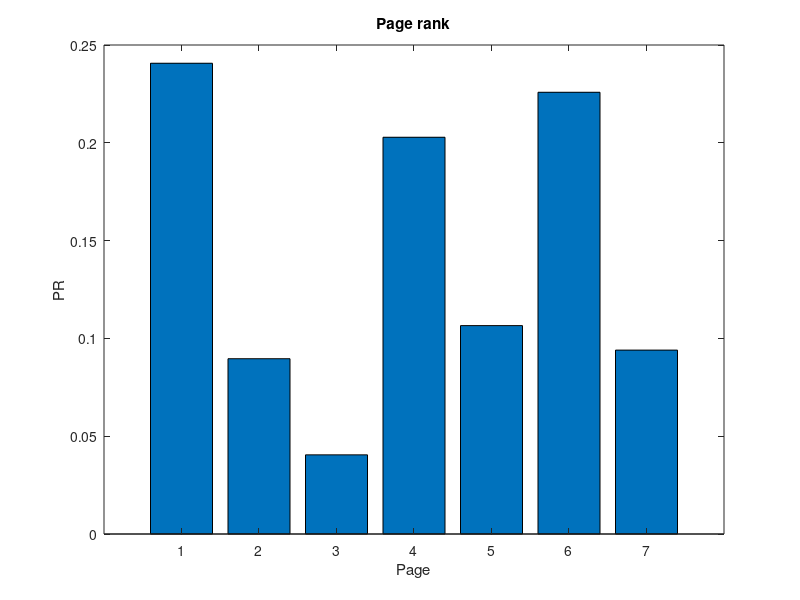

MATLAB code for this plot:
function [index_number, Edges, I, B, A, b, r] = page_rank()
    index_number = 189507;
    N = 7; 
    d = 0.85; 
    b_value = (1 - d) / N;

    Edges = [
        1, 1, 1, 2, 2, 2, 2, 3, 3, 3, 3, 4, 4, 4, 5, 5, 5, 6, 6, 6, 7, 7;
        4, 2, 6, 1, 3, 4, 5, 1, 5, 6, 7, 1, 5, 6, 1, 4, 6, 1, 4, 7, 1, 6
    ];

    I = speye(N); 
    B = sparse(Edges(2,:), Edges(1,:), 1, N, N);
    
    L = sum(B, 1)';  
    
    A = spdiags(1 ./ L, 0, N, N); 
    M = I - d * (B * A); 

    b = b_value * ones(N, 1);
    
    %zadanie 5
    r = M \ b; 
    bar(r);
    title("Page rank");
    xlabel("Page");
    ylabel("PR");
end
